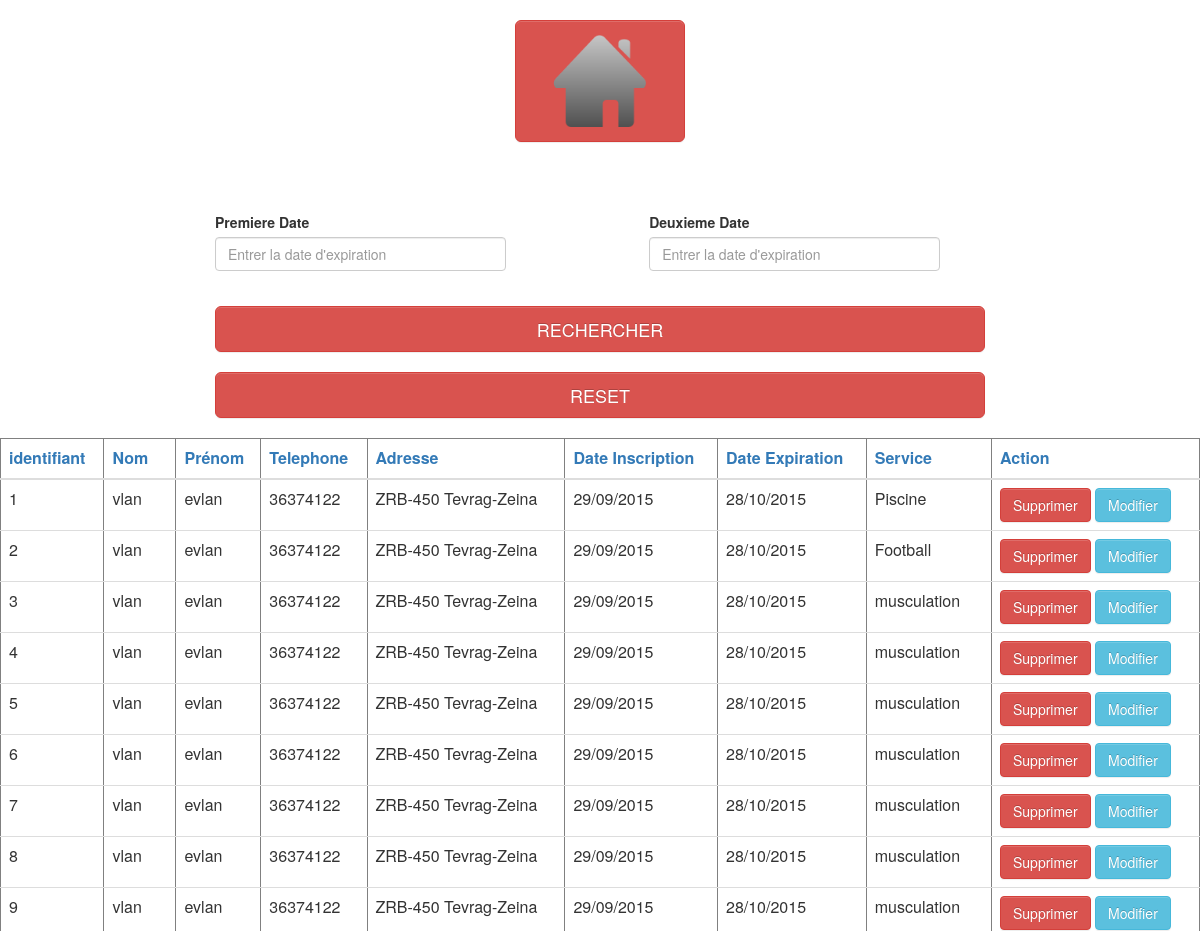
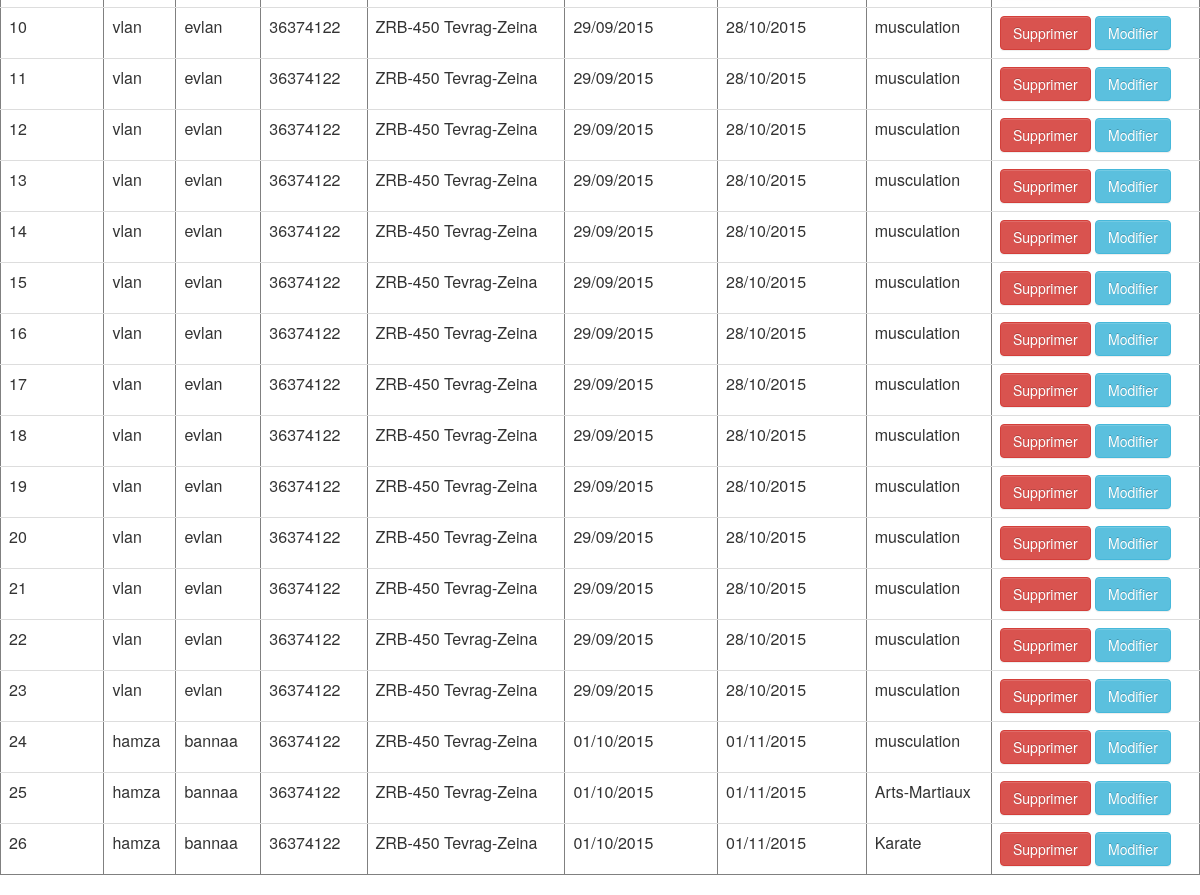
Screenshot of /GYM/app/afficher.php?sorting=DESC&field=idclient (signed in) with the database file from the repository (2 pictures, top to bottom).
### tables this page shows
CREATE TABLE IF NOT EXISTS `client` (
  `idclient` int(11) NOT NULL AUTO_INCREMENT,
  `nom` varchar(45) DEFAULT NULL,
  `prenom` varchar(45) DEFAULT NULL,
  `phone` varchar(45) DEFAULT NULL,
  `adresse` varchar(45) DEFAULT NULL,
  `date_inscription` date DEFAULT NULL,
  `date_expiration` date DEFAULT NULL,
  `service` varchar(45) DEFAULT NULL,
  PRIMARY KEY (`idclient`),
  KEY `service_idx` (`service`)
);

### GYM/app/afficher.php (the view, shortened to what this page needs)
<html>
    <head>
        <link href="../bootstrap/css/bootstrap-theme.css" rel="stylesheet" type="text/css"/>
        <link href="../bootstrap/css/bootstrap.css" rel="stylesheet" type="text/css"/>
        <link href="../css/jquery-ui.css" rel="stylesheet" type="text/css"/>
        <link href="../css/jquery-ui-themes-smoothness.css" rel="stylesheet" type="text/css"/>
    </head>
    <body>
        <?php
        if (isset($_SESSION['login']) && isset($_SESSION['password'])) {
            ?>
            <div class="row col-md-2 col-md-offset-5" style="clear: both; margin-bottom: 50px;margin-top: 20px;">
                <a href="../home.php">
                    <button type="submit" class="btn btn-danger  btn-lg btn-block" value="Envoyer">
                        <img src=../img/home.png width="100">
                    </button>
                </a>
            </div>
            <div class="row col-md-8 col-md-offset-2" style="clear: both; margin-bottom: 20px;margin-top: 20px;">
                <div class="form-group row col-md-5">
                    <label for="example">Premiere Date</label>
                    <input type="text" name="dateexp"  class="form-control datepicker format" id="date1" placeholder="Entrer la date d'expiration"><br/>
                </div>
                <div class="form-group row col-md-5 col-md-offset-2">
                    <label for="example">Deuxieme Date</label>
                    <input type="text" name="dateexp"  class="form-control datepicker format " id="date2" placeholder="Entrer la date d'expiration"><br/>
                </div>
                <button type="submit" class="btn btn-danger  btn-lg btn-block" value="Envoyer" onclick="update()" style="clear: both;margin-bottom:20px;">
                    RECHERCHER
                </button>
                <a href="afficher.php?sorting=DESC&field=idclient" >
                    <button type="submit" class="btn btn-danger  btn-lg btn-block" value="Envoyer" onclick="update()">
                        RESET
                    </button>
                </a>
            </div>
            <?php
            $field = 'idclient';
            $sort = 'ASC';
            if (isset($_GET['sorting'])) {
                if ($_GET['sorting'] == 'ASC') {
                    $sort = 'DESC';
                } else {
                    $sort = 'ASC';
                }
            }
            if ($_GET['field'] == 'idclient') {
                $field = "idclient";
            } elseif ($_GET['field'] == 'nom') {
                $field = "nom";
            } elseif ($_GET['field'] == 'prenom') {
                $field = "prenom";
            } elseif ($_GET['field'] == 'phone') {
                $field = "phone";
            } elseif ($_GET['field'] == 'adresse') {
                $field = "adresse";
            } elseif ($_GET['field'] == 'date_inscription') {
                $field = "date_inscription";
            } elseif ($_GET['field'] == 'date_expiration') {
                $field = "date_expiration";
            } elseif ($_GET['field'] == 'service') {
                $field = "service";
            }
            $sql = "SELECT idclient,nom,prenom,phone,adresse,date_inscription,date_expiration,service FROM gym.client ORDER BY $field $sort";
            $result = mysql_query($sql) or die(mysql_error());
            echo'<table border="1" class="db-table table table-hover" >';
            echo'<thead><th><a href="afficher.php?sorting=' . $sort . '&field=idclient">identifiant</a></th>
                 <th><a href="afficher.php?sorting=' . $sort . '&field=nom">Nom</a></th>
                 <th><a href="afficher.php?sorting=' . $sort . '&field=prenom">Prénom</a></th>
                 <th><a href="afficher.php?sorting=' . $sort . '&field=phone">Telephone</a></th>
                 <th><a href="afficher.php?sorting=' . $sort . '&field=adresse">Adresse</a></th>
                 <th><a href="afficher.php?sorting=' . $sort . '&field=date_inscription">Date Inscription</a></th>
                 <th><a href="afficher.php?sorting=' . $sort . '&field=date_expiration">Date Expiration</a></th>
                 <th><a href="afficher.php?sorting=' . $sort . '&field=service">Service</a></th> <th><a>Action</a></th></thead><tbody id="ma_table">';
            while ($row = mysql_fetch_array($result)) {
                $id = $row['idclient'];
                $date1 = DateTime::createFromFormat('Y-m-d', $row['date_inscription']);
                $date2 = DateTime::createFromFormat('Y-m-d', $row['date_expiration']);
                $DateI = $date1->format('d/m/Y');
                $DateE = $date2->format('d/m/Y');
                echo'<tr>'
                . '<td>' . $row['idclient'] . '</td>'
                . '<td>' . $row['nom'] . '</td>'
                . '<td>' . $row['prenom'] . '</td>'
                . '<td>' . $row['phone'] . '</td>'
                . '<td>' . $row['adresse'] . '</td>'
                . '<td>' . $DateI . '</td>'
                . '<td>' . $DateE . '</td>'
                . '<td>' . $row['service'] . '</td>'
                . '<td><a href="delete.php?id=' . $id . '"> <button type="button" class="btn btn-danger">Supprimer</button></a>'
                . '<a href="update.php?id=' . $id . '"> <button type="button" class="btn btn-info">Modifier</button></a></td></tr>';
            }
            echo'</tbody></table>';
            ?>
            <?php
        } else {
            header("Location:../index.php");
            exit();
        }
        ?>
    </body>
</html>

### rows the page displays
client: idclient "1", nom "vlan", prenom "evlan", phone "36374122", adresse "ZRB-450 Tevrag-Zeina", date_inscription "29/09/2015", date_expiration "28/10/2015", service "Piscine"
client: idclient "2", nom "vlan", prenom "evlan", phone "36374122", adresse "ZRB-450 Tevrag-Zeina", date_inscription "29/09/2015", date_expiration "28/10/2015", service "Football"
client: idclient "3", nom "vlan", prenom "evlan", phone "36374122", adresse "ZRB-450 Tevrag-Zeina", date_inscription "29/09/2015", date_expiration "28/10/2015", service "musculation"
client: idclient "4", nom "vlan", prenom "evlan", phone "36374122", adresse "ZRB-450 Tevrag-Zeina", date_inscription "29/09/2015", date_expiration "28/10/2015", service "musculation"
client: idclient "5", nom "vlan", prenom "evlan", phone "36374122", adresse "ZRB-450 Tevrag-Zeina", date_inscription "29/09/2015", date_expiration "28/10/2015", service "musculation"
client: idclient "6", nom "vlan", prenom "evlan", phone "36374122", adresse "ZRB-450 Tevrag-Zeina", date_inscription "29/09/2015", date_expiration "28/10/2015", service "musculation"
client: idclient "7", nom "vlan", prenom "evlan", phone "36374122", adresse "ZRB-450 Tevrag-Zeina", date_inscription "29/09/2015", date_expiration "28/10/2015", service "musculation"
client: idclient "8", nom "vlan", prenom "evlan", phone "36374122", adresse "ZRB-450 Tevrag-Zeina", date_inscription "29/09/2015", date_expiration "28/10/2015", service "musculation"
client: idclient "9", nom "vlan", prenom "evlan", phone "36374122", adresse "ZRB-450 Tevrag-Zeina", date_inscription "29/09/2015", date_expiration "28/10/2015", service "musculation"
client: idclient "10", nom "vlan", prenom "evlan", phone "36374122", adresse "ZRB-450 Tevrag-Zeina", date_inscription "29/09/2015", date_expiration "28/10/2015", service "musculation"
client: idclient "11", nom "vlan", prenom "evlan", phone "36374122", adresse "ZRB-450 Tevrag-Zeina", date_inscription "29/09/2015", date_expiration "28/10/2015", service "musculation"
client: idclient "12", nom "vlan", prenom "evlan", phone "36374122", adresse "ZRB-450 Tevrag-Zeina", date_inscription "29/09/2015", date_expiration "28/10/2015", service "musculation"
client: idclient "13", nom "vlan", prenom "evlan", phone "36374122", adresse "ZRB-450 Tevrag-Zeina", date_inscription "29/09/2015", date_expiration "28/10/2015", service "musculation"
client: idclient "14", nom "vlan", prenom "evlan", phone "36374122", adresse "ZRB-450 Tevrag-Zeina", date_inscription "29/09/2015", date_expiration "28/10/2015", service "musculation"
client: idclient "15", nom "vlan", prenom "evlan", phone "36374122", adresse "ZRB-450 Tevrag-Zeina", date_inscription "29/09/2015", date_expiration "28/10/2015", service "musculation"
client: idclient "16", nom "vlan", prenom "evlan", phone "36374122", adresse "ZRB-450 Tevrag-Zeina", date_inscription "29/09/2015", date_expiration "28/10/2015", service "musculation"
client: idclient "17", nom "vlan", prenom "evlan", phone "36374122", adresse "ZRB-450 Tevrag-Zeina", date_inscription "29/09/2015", date_expiration "28/10/2015", service "musculation"
client: idclient "18", nom "vlan", prenom "evlan", phone "36374122", adresse "ZRB-450 Tevrag-Zeina", date_inscription "29/09/2015", date_expiration "28/10/2015", service "musculation"
client: idclient "19", nom "vlan", prenom "evlan", phone "36374122", adresse "ZRB-450 Tevrag-Zeina", date_inscription "29/09/2015", date_expiration "28/10/2015", service "musculation"
client: idclient "20", nom "vlan", prenom "evlan", phone "36374122", adresse "ZRB-450 Tevrag-Zeina", date_inscription "29/09/2015", date_expiration "28/10/2015", service "musculation"
client: idclient "21", nom "vlan", prenom "evlan", phone "36374122", adresse "ZRB-450 Tevrag-Zeina", date_inscription "29/09/2015", date_expiration "28/10/2015", service "musculation"
client: idclient "22", nom "vlan", prenom "evlan", phone "36374122", adresse "ZRB-450 Tevrag-Zeina", date_inscription "29/09/2015", date_expiration "28/10/2015", service "musculation"
client: idclient "23", nom "vlan", prenom "evlan", phone "36374122", adresse "ZRB-450 Tevrag-Zeina", date_inscription "29/09/2015", date_expiration "28/10/2015", service "musculation"
client: idclient "24", nom "hamza", prenom "bannaa", phone "36374122", adresse "ZRB-450 Tevrag-Zeina", date_inscription "01/10/2015", date_expiration "01/11/2015", service "musculation"
client: idclient "25", nom "hamza", prenom "bannaa", phone "36374122", adresse "ZRB-450 Tevrag-Zeina", date_inscription "01/10/2015", date_expiration "01/11/2015", service "Arts-Martiaux"
client: idclient "26", nom "hamza", prenom "bannaa", phone "36374122", adresse "ZRB-450 Tevrag-Zeina", date_inscription "01/10/2015", date_expiration "01/11/2015", service "Karate"
